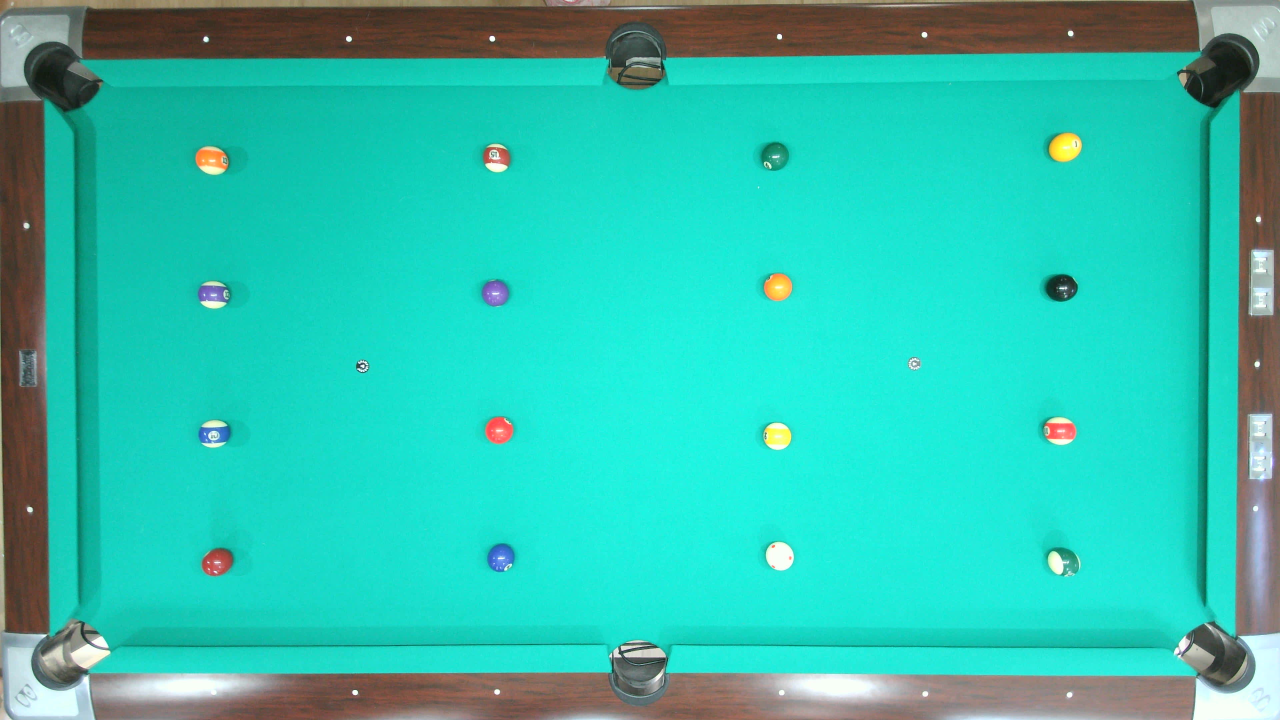
#> input picture backend/vision/test_data/grid.jpg, 3840 x 2160 px (shown at 1/3 size); its folder holds only this picture in this run
$ python -i color.py   (imports and definitions only)
#> lines starting #> are read from the running program, lines starting #| are printed output that depends on the picture
#> further down, picture is the input picture: shape (2160, 3840, 3); mean B, G, R 175.5, 193.4, 47.2
### backend/config.py
"""Simple configuration system for billiards-trainer.

A minimal, straightforward configuration loader that:
- Loads from a single JSON file (default: ./config.json)
- Provides dot-notation access (e.g., config.get("vision.camera.device_id", 0))
- Automatically saves changes to file asynchronously
- Is a singleton instance
- Has no dependencies beyond stdlib
"""

import json
import logging
import os
import threading
from pathlib import Path
from typing import Any, Optional

logger = logging.getLogger(__name__)


class Config:
    """Simple configuration class with dot-notation access support.

    This is a singleton that loads configuration from a specified file
    (default: ./config.json relative to project root) and provides
    get/set methods with default value fallbacks.

    Example:
        config = Config()
        device_id = config.get("vision.camera.device_id", 0)
        config.set("vision.camera.device_id", 1)
    """

    _instance: Optional["Config"] = None
    _config_data: dict[str, Any] = {}
    _config_file: Optional[Path] = None

    def __new__(cls) -> "Config":
        """Ensure only one instance exists (singleton pattern)."""
        if cls._instance is None:
            cls._instance = super().__new__(cls)
            # Don't load config yet - wait for set_config_file or use default
        return cls._instance

    # [12 lines left out: function set_config_file, not called in this run]

    def _load_config(self) -> None:
        """Load configuration from config.json file."""
        # Use default if no file specified
        if self._config_file is None:
            # Default to ./config.json relative to project root (cwd)
            self._config_file = Path(os.getcwd()) / "config.json"

        try:
            if self._config_file.exists():
                with open(self._config_file, encoding="utf-8") as f:
                    self._config_data = json.load(f)
                logger.info(f"Loaded configuration from {self._config_file}")
            else:
                logger.warning(
                    f"Config file not found: {self._config_file}, using empty config"
                )
                self._config_data = {}
        except Exception as e:
            logger.error(f"Error loading config from {self._config_file}: {e}")
            self._config_data = {}

    def get(self, key: str, default: Any = None) -> Any:
        """Get configuration value using dot notation.

        Args:
            key: Dot-separated key path (e.g., "vision.camera.device_id")
            default: Default value if key not found

        Returns:
            Configuration value or default if not found

        Example:
            >>> config = Config()
            >>> device_id = config.get("vision.camera.device_id", 0)
            >>> host = config.get("api.server.host", "0.0.0.0")
        """
        # Lazy load config on first access if not already loaded
        if not self._config_data and self._config_file is None:
            self._load_config()

        keys = key.split(".")
        value = self._config_data

        for k in keys:
            if isinstance(value, dict) and k in value:
                value = value[k]
            else:
                return default

        return value

    # [48 lines left out: functions set, _save_config_async, _save_config, not called in this run]

    def reload(self) -> None:
        """Reload configuration from file."""
        self._load_config()

    # [7 lines left out: function get_all, not called in this run]


# Singleton instance for easy import
config = Config()

# Backwards compatibility aliases
config_manager = config
ConfigurationModule = Config  # For old imports

### backend/vision/calibration/color.py
"""Color threshold calibration."""

import json
import logging
from dataclasses import asdict, dataclass
from pathlib import Path
from typing import Any, Optional

import cv2
import numpy as np
from config import config as config_manager
from numpy.typing import NDArray
from sklearn.cluster import KMeans

logger = logging.getLogger(__name__)


@dataclass
class ColorThresholds:
    """HSV color thresholds for object detection."""

    hue_min: int
    hue_max: int
    saturation_min: int
    saturation_max: int
    value_min: int
    value_max: int

    def to_dict(self) -> dict[str, int]:
        """Convert to dictionary."""
        return asdict(self)

    # [26 lines left out: functions from_dict, apply_mask, not called in this run]


@dataclass
class ColorProfile:
    """Complete color calibration profile."""

    name: str
    table_color: ColorThresholds
    ball_colors: dict[str, ColorThresholds]
    lighting_condition: str
    creation_date: str
    ambient_light_level: float

    # [24 lines left out: functions to_dict, from_dict, not called in this run]


class ColorSample:
    """Helper class for collecting color samples."""

    # [30 lines left out: functions __init__, add_pixels, get_statistics, not called in this run]


class ColorCalibrator:
    """Color threshold calibration for objects.

    Implements requirements FR-VIS-044 to FR-VIS-047:
    - Auto-detect optimal color thresholds
    - Adapt to ambient lighting changes
    - Provide color picker interface
    - Save and load calibration profiles
    """

    def __init__(self, cache_dir: Optional[str] = None) -> None:
        """Initialize color calibrator.

        Args:
            cache_dir: Directory to cache calibration profiles
        """
        self.cache_dir = Path(cache_dir) if cache_dir else Path.cwd() / "color_profiles"
        self.cache_dir.mkdir(exist_ok=True)

        # Standard ball colors (approximate HSV ranges) - load from config
        default_ball_colors_config = config_manager.get(
            "vision.calibration.color.default_ball_colors", {}
        )
        self.default_ball_colors = {}
        for ball_type, thresholds in default_ball_colors_config.items():
            self.default_ball_colors[ball_type] = ColorThresholds(
                hue_min=thresholds.get("hue_min", 0),
                hue_max=thresholds.get("hue_max", 180),
                saturation_min=thresholds.get("saturation_min", 0),
                saturation_max=thresholds.get("saturation_max", 255),
                value_min=thresholds.get("value_min", 0),
                value_max=thresholds.get("value_max", 255),
            )

        self.current_profile: Optional[ColorProfile] = None
        self.color_samples: list[ColorSample] = []

    def auto_calibrate_table_color(
        self, frame: NDArray[np.uint8], table_mask: Optional[NDArray[np.float64]] = None
    ) -> ColorThresholds:
        """Auto-detect optimal table color thresholds.

        Args:
            frame: Input frame
            table_mask: Optional mask indicating table region

        Returns:
            Optimal color thresholds for table
        """
        hsv = cv2.cvtColor(frame, cv2.COLOR_BGR2HSV)
#> hsv: shape (2160, 3840, 3); mean H, S, V 75.8, 192.5, 197.8

        # If no mask provided, use center region as approximate table area
        if table_mask is None:
            h, w = hsv.shape[:2]
#> h = 2160; w = 3840
            table_mask = np.zeros((h, w), dtype=np.uint8)
            # Use center region with configurable margin
            margin_ratio = config_manager.get(
                "vision.calibration.color.auto_calibration.table_mask_margin_ratio", 0.2
            )
            margin_h, margin_w = int(h * margin_ratio), int(w * margin_ratio)
#> margin_h = 432; margin_w = 768
            table_mask[margin_h : h - margin_h, margin_w : w - margin_w] = 255

        # Extract table pixels
        table_pixels = hsv[table_mask > 0]

        if len(table_pixels) == 0:
            logger.warning(
                "No table pixels found, using default green table thresholds"
            )
            default_table = config_manager.get(
                "vision.calibration.color.default_table_color", {}
            )
            return ColorThresholds(
                hue_min=default_table.get("hue_min", 45),
                hue_max=default_table.get("hue_max", 75),
                saturation_min=default_table.get("saturation_min", 40),
                saturation_max=default_table.get("saturation_max", 255),
                value_min=default_table.get("value_min", 40),
                value_max=default_table.get("value_max", 200),
            )

        # Use K-means to find dominant color
        n_clusters = config_manager.get(
            "vision.calibration.color.auto_calibration.kmeans_clusters", 3
        )
        random_state = config_manager.get(
            "vision.calibration.color.auto_calibration.kmeans_random_state", 42
        )
        n_init = config_manager.get(
            "vision.calibration.color.auto_calibration.kmeans_n_init", 10
        )
        kmeans = KMeans(n_clusters=n_clusters, random_state=random_state, n_init=n_init)
        clusters = kmeans.fit(table_pixels.reshape(-1, 3))

        # Find the largest cluster (most common color)
        labels = clusters.labels_
        unique_labels, counts = np.unique(labels, return_counts=True)
#> unique_labels = [0, 1, 2]; counts = [1892486, 30939, 1062559]
        dominant_cluster = unique_labels[np.argmax(counts)]
#> dominant_cluster = 0

        # Get pixels belonging to dominant cluster
        dominant_pixels = table_pixels[labels == dominant_cluster]

        # Calculate statistics
        mean_hsv = np.mean(dominant_pixels, axis=0)
#> mean_hsv = [87.02, 222.4, 236.4]
        std_hsv = np.std(dominant_pixels, axis=0)
#> std_hsv = [4.59, 6.13, 5.48]

        # Set thresholds based on statistics (±N standard deviations)
        std_multiplier = config_manager.get(
            "vision.calibration.color.auto_calibration.std_deviation_multiplier", 2
        )
        hue_min = max(0, int(mean_hsv[0] - std_multiplier * std_hsv[0]))
#> hue_min = 77
        hue_max = min(179, int(mean_hsv[0] + std_multiplier * std_hsv[0]))
#> hue_max = 96
        sat_min = max(0, int(mean_hsv[1] - std_multiplier * std_hsv[1]))
#> sat_min = 210
        sat_max = min(255, int(mean_hsv[1] + std_multiplier * std_hsv[1]))
#> sat_max = 234
        val_min = max(0, int(mean_hsv[2] - std_multiplier * std_hsv[2]))
#> val_min = 225
        val_max = min(255, int(mean_hsv[2] + std_multiplier * std_hsv[2]))
#> val_max = 247

        logger.info(
            f"Auto-calibrated table color: H({hue_min}-{hue_max}) S({sat_min}-{sat_max}) V({val_min}-{val_max})"
        )

        return ColorThresholds(hue_min, hue_max, sat_min, sat_max, val_min, val_max)

    # [200 lines left out: functions calibrate_ball_colors, adapt_to_lighting, _adapt_thresholds, not called in this run]

    def _estimate_ambient_light(self, frame: NDArray[np.uint8]) -> float:
        """Estimate ambient lighting level from frame."""
        # Convert to grayscale and calculate mean brightness
        gray = cv2.cvtColor(frame, cv2.COLOR_BGR2GRAY)
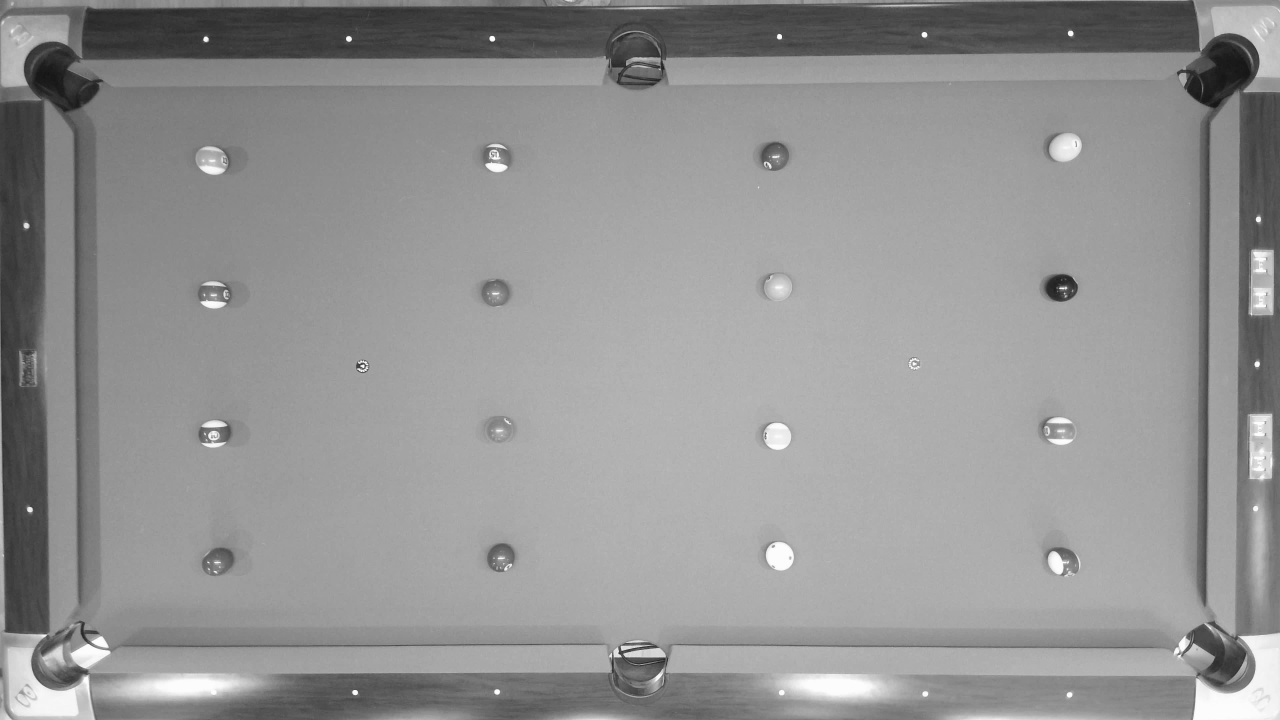
#> gray: shape (2160, 3840) (shown at 1/3 size); min 14, max 255, mean 147.7

        # Use histogram to avoid extreme values
        hist = cv2.calcHist([gray], [0], None, [256], [0, 256])
#> hist = 256 values, max 259800 at index 174, min 0 at index 0, mean 32400

        # Calculate weighted average (emphasize mid-tones)
        weights = np.arange(256)
        total_pixels = np.sum(hist)
#> total_pixels = 8294400
        weighted_sum = np.sum(hist.flatten() * weights)
#> weighted_sum = 1.22e+09

        return weighted_sum / total_pixels if total_pixels > 0 else 128.0

    # [237 lines left out: functions create_color_picker_interface, optimize_thresholds, save_profile, load_profile, list_profiles, not called in this run]

    def create_default_profile(
        self, frame: NDArray[np.uint8], profile_name: str = "default"
    ) -> ColorProfile:
        """Create default color profile from frame.

        Args:
            frame: Input frame
            profile_name: Name for the profile

        Returns:
            Created color profile
        """
        # Auto-calibrate table color
        table_thresholds = self.auto_calibrate_table_color(frame)

        # Use default ball colors (can be refined later)
        ball_thresholds = self.default_ball_colors.copy()

        # Estimate lighting
        ambient_light = self._estimate_ambient_light(frame)
#> ambient_light = 147.7

        from datetime import datetime

        profile = ColorProfile(
            name=profile_name,
            table_color=table_thresholds,
            ball_colors=ball_thresholds,
            lighting_condition="auto_detected",
            creation_date=datetime.now().isoformat(),
            ambient_light_level=ambient_light,
        )

        self.current_profile = profile
        return profile

>>> import cv2
>>> picture = cv2.imread('../test_data/grid.jpg')
>>> result = ColorCalibrator().create_default_profile(picture)
